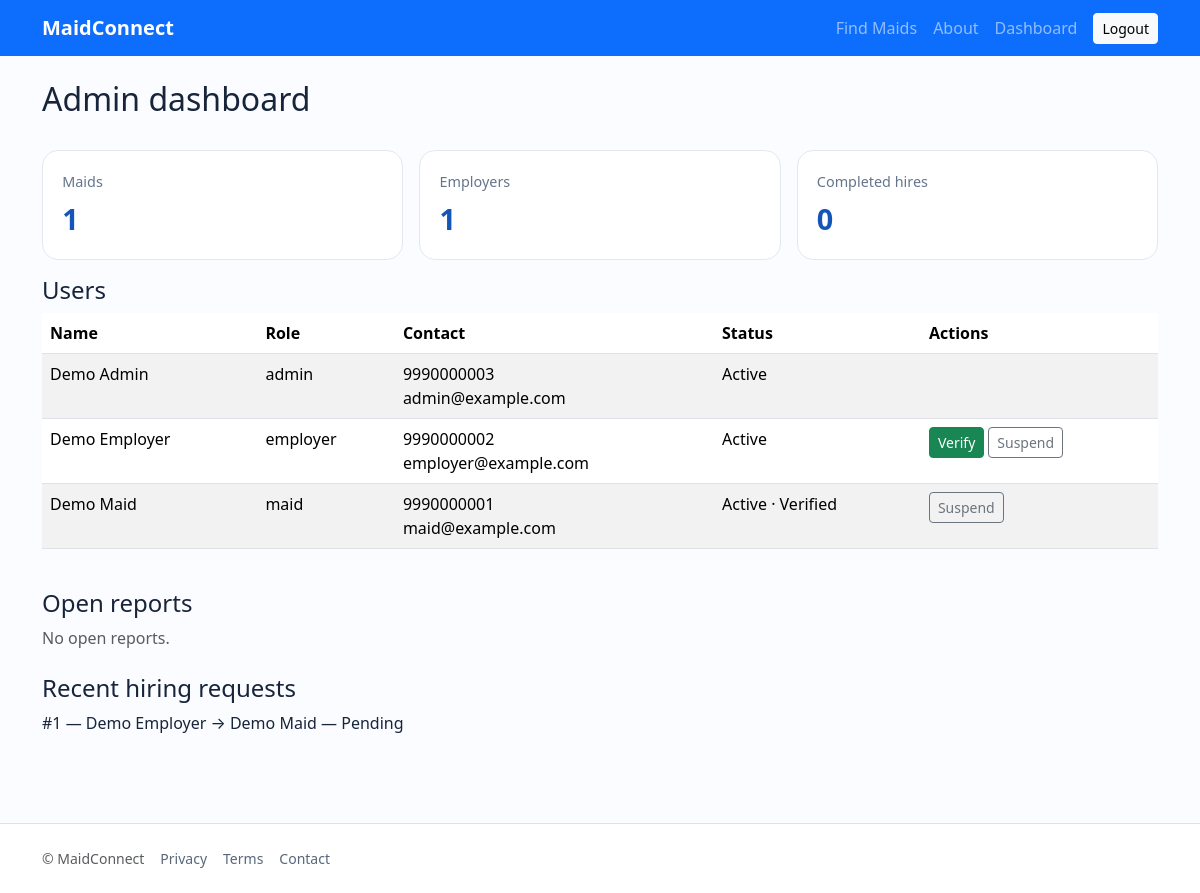
/admin (signed in), run on the app's committed database.
### models.py (models this page shows)
class User(db.Model):
    __tablename__ = "users"
    id = db.Column(db.Integer, primary_key=True)
    full_name = db.Column(db.String(120), nullable=False)
    mobile = db.Column(db.String(20), unique=True, nullable=False, index=True)
    email = db.Column(db.String(160), unique=True, nullable=True, index=True)
    password_hash = db.Column(db.String(255), nullable=False)
    role = db.Column(db.String(20), nullable=False)  # maid, employer, admin
    is_active = db.Column(db.Boolean, default=True, nullable=False)
    is_verified = db.Column(db.Boolean, default=False, nullable=False)
    created_at = db.Column(db.DateTime, default=datetime.utcnow, nullable=False)
    maid_profile = db.relationship("MaidProfile", back_populates="user", uselist=False, cascade="all, delete-orphan")
    employer_profile = db.relationship("EmployerProfile", back_populates="user", uselist=False, cascade="all, delete-orphan")

class HiringRequest(db.Model):
    __tablename__ = "hiring_requests"
    id = db.Column(db.Integer, primary_key=True)
    employer_id = db.Column(db.Integer, db.ForeignKey("users.id"), nullable=False, index=True)
    maid_id = db.Column(db.Integer, db.ForeignKey("users.id"), nullable=False, index=True)
    job_location = db.Column(db.String(250), nullable=False)
    salary_offered = db.Column(db.Integer, nullable=False)
    work_timings = db.Column(db.String(100), nullable=False)
    job_description = db.Column(db.Text, default="")
    status = db.Column(db.String(20), default="Pending", nullable=False, index=True)
    created_at = db.Column(db.DateTime, default=datetime.utcnow, nullable=False)
    updated_at = db.Column(db.DateTime, default=datetime.utcnow, onupdate=datetime.utcnow, nullable=False)
    employer = db.relationship("User", foreign_keys=[employer_id])
    maid = db.relationship("User", foreign_keys=[maid_id])

### app.py (the view)
    @app.route("/admin")
    @role_required("admin")
    def admin_dashboard():
        return render_template("admin_dashboard.html", users=User.query.order_by(User.created_at.desc()).all(),
            requests=HiringRequest.query.order_by(HiringRequest.created_at.desc()).limit(50).all(),
            reports=Report.query.filter_by(status="Open").all(),
            maid_count=User.query.filter_by(role="maid").count(),
            employer_count=User.query.filter_by(role="employer").count(),
            hires=HiringRequest.query.filter_by(status="Completed").count())

### templates/admin_dashboard.html
{% extends "base.html" %}{% block content %}<h1 class="h2">Admin dashboard</h1><div class="row g-3 my-3"><div class="col-md-4"><div class="stat"><span>Maids</span><strong>{{ maid_count }}</strong></div></div><div class="col-md-4"><div class="stat"><span>Employers</span><strong>{{ employer_count }}</strong></div></div><div class="col-md-4"><div class="stat"><span>Completed hires</span><strong>{{ hires }}</strong></div></div></div>
<h2 class="h4">Users</h2><div class="table-responsive"><table class="table table-striped"><thead><tr><th>Name</th><th>Role</th><th>Contact</th><th>Status</th><th>Actions</th></tr></thead><tbody>{% for u in users %}<tr><td>{{ u.full_name }}</td><td>{{ u.role }}</td><td>{{ u.mobile }}<br>{{ u.email or '' }}</td><td>{{ 'Active' if u.is_active else 'Suspended' }}{% if u.is_verified %} · Verified{% endif %}</td><td>{% if u.role!='admin' %}<div class="d-flex gap-1">{% if not u.is_verified %}<form method="post" action="{{ url_for('admin_user_action',user_id=u.id,action='verify') }}"><input type="hidden" name="csrf_token" value="{{ csrf_token() }}"><button class="btn btn-sm btn-success">Verify</button></form>{% endif %}<form method="post" action="{{ url_for('admin_user_action',user_id=u.id,action='suspend' if u.is_active else 'activate') }}"><input type="hidden" name="csrf_token" value="{{ csrf_token() }}"><button class="btn btn-sm btn-outline-secondary">{{ 'Suspend' if u.is_active else 'Activate' }}</button></form></div>{% endif %}</td></tr>{% endfor %}</tbody></table></div>
<h2 class="h4 mt-4">Open reports</h2>{% for r in reports %}<div class="alert alert-warning">Report #{{ r.id }}: {{ r.reason }} (reported user ID {{ r.reported_user_id }})</div>{% else %}<p class="text-muted">No open reports.</p>{% endfor %}
<h2 class="h4 mt-4">Recent hiring requests</h2>{% for r in requests %}<p>#{{ r.id }} — {{ r.employer.full_name }} → {{ r.maid.full_name }} — {{ r.status }}</p>{% else %}<p>No requests.</p>{% endfor %}{% endblock %}

### static/css/style.css (style rules this page uses)
:root { --brand:#1456b8; --soft:#f1f6ff; }
body { background:#fbfcff; color:#17243a; min-height:100vh; }
.stat { background:#fff; border:1px solid #e2e8f0; border-radius:1rem; padding:1.2rem; display:flex; flex-direction:column; gap:.3rem; }
.stat span { color:#65758b; font-size:.9rem; }
.stat strong { font-size:1.8rem; color:var(--brand); }

### data on the page
User: full_name "Demo Admin", role "admin", mobile "9990000003", email "admin@example.com", is_active "Active"
User: full_name "Demo Employer", role "employer", mobile "9990000002", email "employer@example.com", is_active "Active", is_active "Suspend"
User: full_name "Demo Maid", role "maid", mobile "9990000001", email "maid@example.com", is_active "Active", is_verified "· Verified", is_active "Suspend"
HiringRequest: id "1", employer.full_name "Demo Employer", maid.full_name "Demo Maid", status "Pending"

### other printed values
{{ maid_count }} "1"
{{ employer_count }} "1"
{{ hires }} "0"
